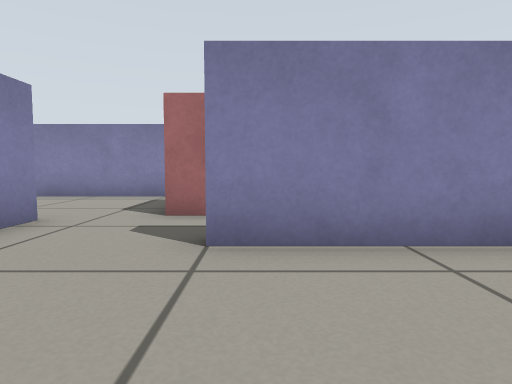
[1] (above)

17 first-person views from a walk through a world built for the Gazebo simulator. The camera is 0.39 m above the floor, tilts 4° down and sees 75° across. The floor is counted in squares, 0.5 m on a side. Each view is taken from the middle of a square. On the plan, view 1 faces up. The plan holds only what a view shows up to about 11 squares ahead; the rest is blank.

[2]
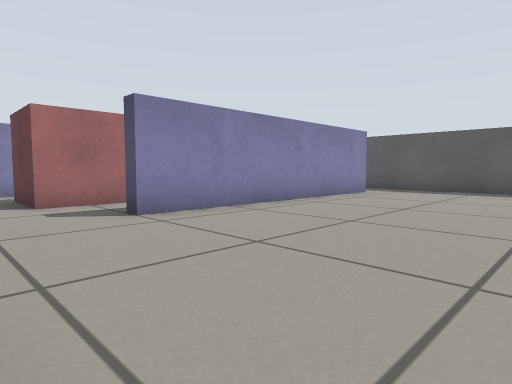

[3]
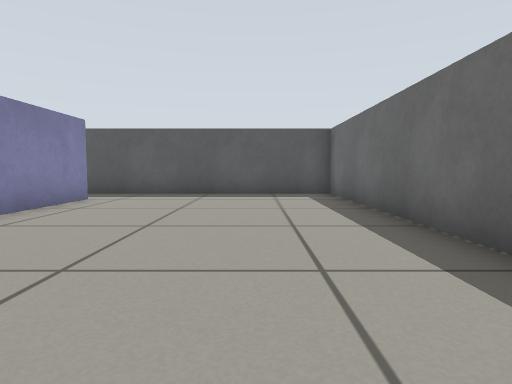

[4]
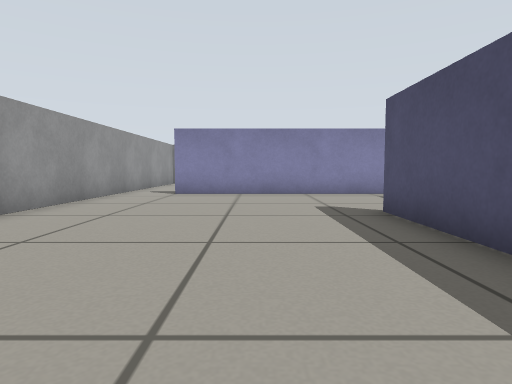

[5]
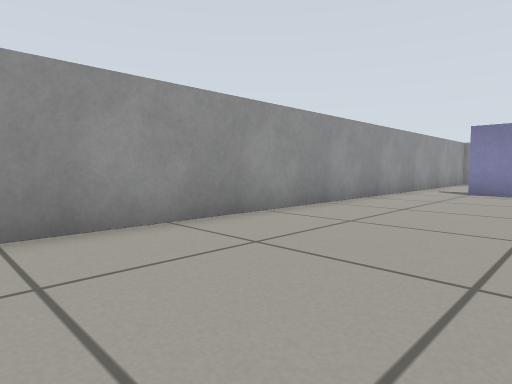

[6]
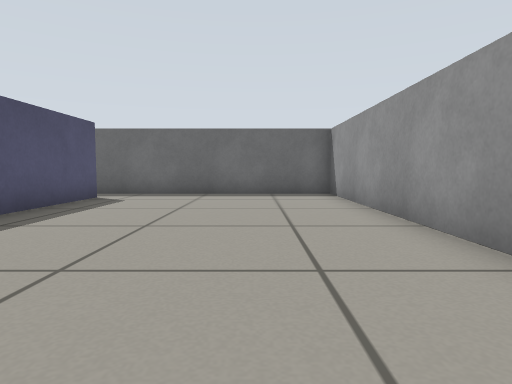

[7]
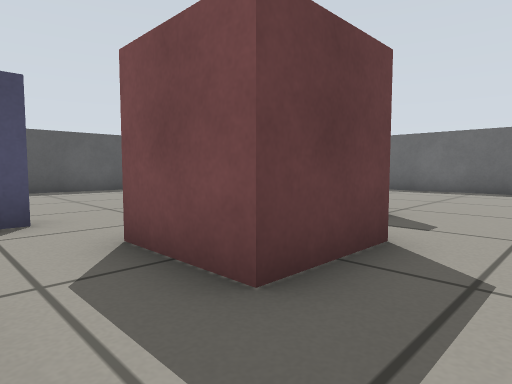

[8]
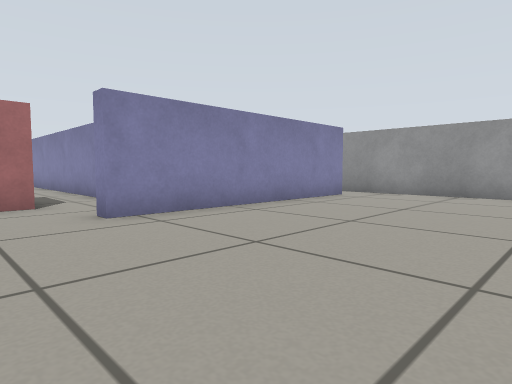

[9]
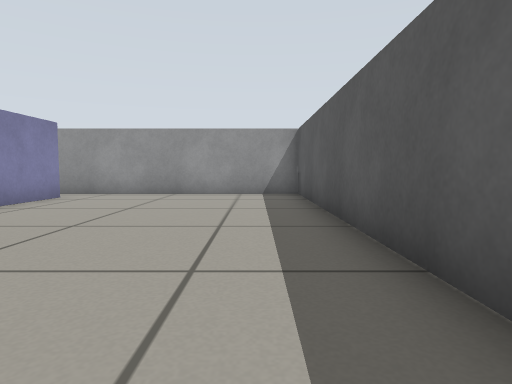

[10]
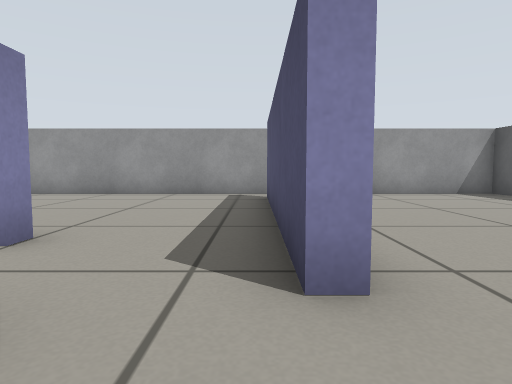

[11]
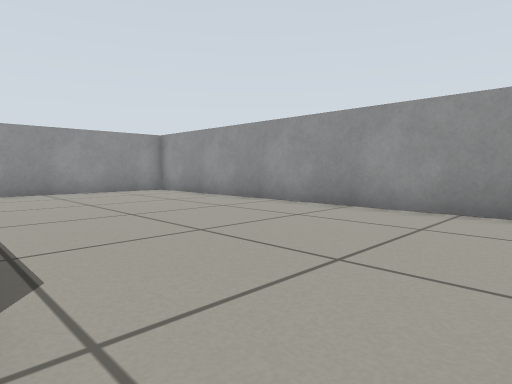

[12]
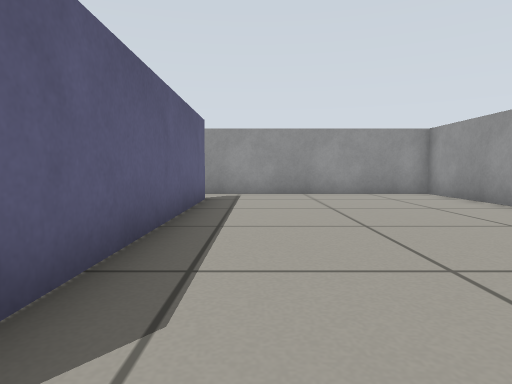

[13]
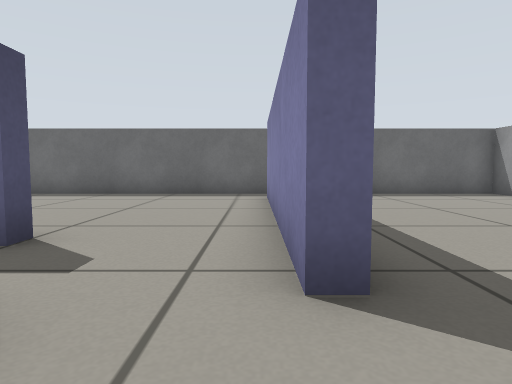

[14]
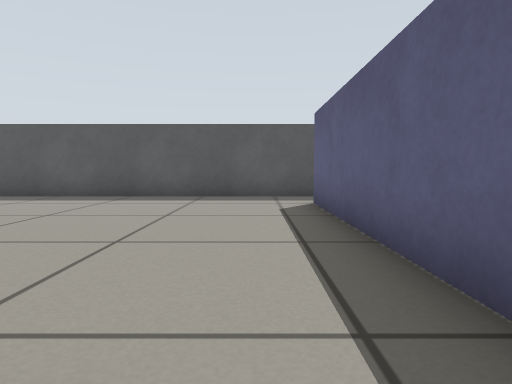

[15]
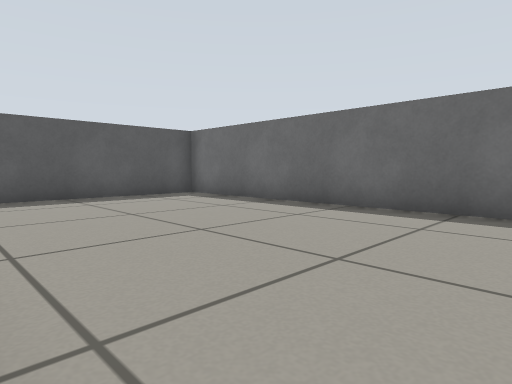

[16]
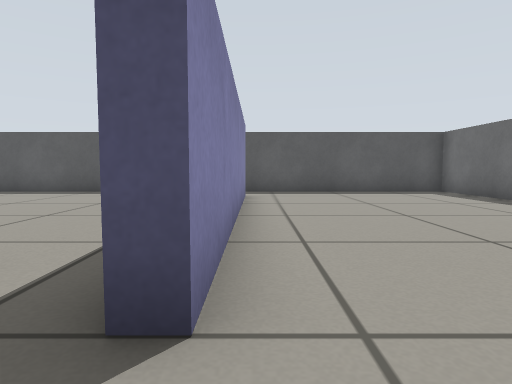

[17]
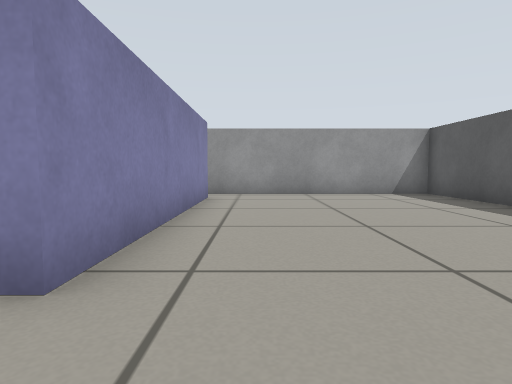

### Floor plan
Ten units are one square. View 1 is at (0, 0); x grows to the right and y downward. Boxes are objects, and circles mark ways between rooms. Rooms are numbered by the first view taken in them; rooms with no view inside come last. Other rooms are left out.
<svg viewBox="-108 -168 206 206">
<path fill="none" stroke="#000" d="M16 -37 75 -37M-5 -98 -5 -93 -85 -93M75 -33 -5 -33 -5 -38M-37 20 -37 -50 -33 -50 -33 20M27 -150 27 -80 23 -80 23 -95M-103 -96 -103 33 93 33 93 -163 26 -163M-85 -97 -16 -97M23 -95 23 -144M26 -163 -103 -163 -103 -96"/>
<rect x="-15" y="-75" width="20" height="20" fill="#bbb"><title>pillar</title></rect>
<circle cx="-95" cy="-100" r="3" fill="#2a7"/>
<circle cx="20" cy="-155" r="3" fill="#2a7"/>
<circle cx="5" cy="-100" r="3" fill="#2a7"/>
<text x="10" y="-50">1</text>
<text x="-40" y="-130">2</text>
</svg>
Room 1 opens to room 2.

Where each view was taken, in squares from view 1:
view 1: 0 up, 0 right, facing up
view 2: 2 down, 3 left, facing up-right
view 3: 1 down, 1 left, facing right
view 4: 1 down, 6 left, facing up
view 5: 2 down, 6 left, facing up-left
view 6: 7 up, 8 left, facing down
view 7: 9 up, 3 left, facing down-right
view 8: 6 up, 8 right, facing up-left
view 9: 6 up, 8 right, facing up
view 10: 6 up, 2 right, facing up
view 11: 10 up, 1 right, facing up-left
view 12: 11 up, 0 right, facing left
view 13: 7 up, 3 left, facing down
view 14: 5 up, 0 right, facing right
view 15: 3 up, 0 right, facing down-right
view 16: 3 up, 2 left, facing right
view 17: 6 up, 4 right, facing up
